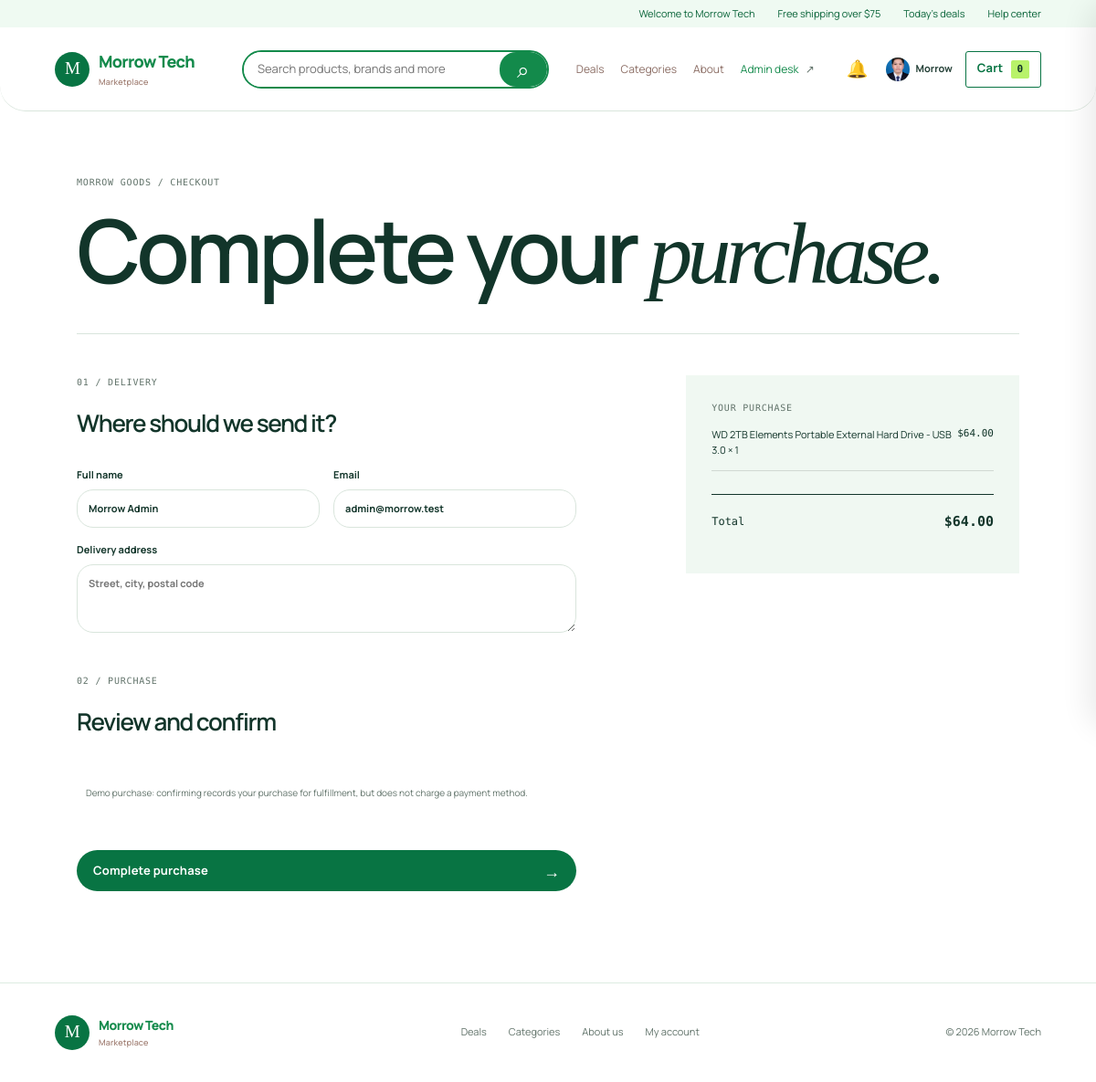
Page /checkout?buy_now=21 (signed in) on the committed database.
### tables this page shows
CREATE TABLE users (
            id INTEGER PRIMARY KEY AUTOINCREMENT,
            name TEXT NOT NULL,
            email TEXT NOT NULL UNIQUE,
            password TEXT NOT NULL,
            created_at TEXT NOT NULL
        , role TEXT NOT NULL DEFAULT 'customer', avatar TEXT, phone TEXT, address TEXT, card_name TEXT, card_last4 TEXT, card_expiry TEXT);

CREATE TABLE products (
            id INTEGER PRIMARY KEY AUTOINCREMENT,
            name TEXT NOT NULL,
            description TEXT NOT NULL,
            category TEXT NOT NULL,
            price REAL NOT NULL,
            color TEXT NOT NULL,
            initials TEXT NOT NULL,
            created_at TEXT NOT NULL
        , image1 TEXT, image2 TEXT, image3 TEXT);

### routes/front.py (the view)
@front_bp.route("/checkout")
def checkout():
    if not session.get("user"):
        next_url = request.full_path if request.query_string else request.path
        return redirect(url_for("auth.login", next=next_url))
    buy_now_product = None
    connection = get_db()
    account = connection.execute("SELECT address FROM users WHERE id = ?", (session["user"]["id"],)).fetchone()
    saved_address = account["address"] if account and account["address"] else ""
    if "buy_now" in request.args:
        product_id = request.args.get("buy_now", type=int)
        if not product_id:
            connection.close()
            return redirect(url_for("front.storefront"))
        product = connection.execute("SELECT id, name, price FROM products WHERE id = ?", (product_id,)).fetchone()
        if not product:
            connection.close()
            return redirect(url_for("front.storefront"))
        buy_now_product = dict(product)
    connection.close()
    return render_template("checkout.html", buy_now_product=buy_now_product, saved_address=saved_address)

### store.py (called while the page is built)
def get_db():
    connection = sqlite3.connect(DATABASE)
    connection.row_factory = sqlite3.Row
    return connection

def currency(value):
    return f"${value:,.2f}"

def current_user_context():
    user = session.get("user")
    notifications = []
    if user:
        connection = get_db()
        account = connection.execute("SELECT id, name, email, role, avatar FROM users WHERE id = ?", (user["id"],)).fetchone()
        if account:
            user = dict(account)
        notifications = connection.execute("SELECT id, total, status, created_at FROM orders WHERE email = ? ORDER BY id DESC LIMIT 5", (user["email"],)).fetchall()
        connection.close()
    return {"current_user": user, "notifications": notifications}

### templates/checkout.html (shortened to what this page needs)
{% extends "base.html" %}
{% block content %}<main class="checkout-page">
    <div class="checkout-heading"><span class="eyebrow">Morrow Goods / Checkout</span>
        <h1>Complete your <em>purchase.</em></h1>
    </div>
    <div class="checkout-layout" data-checkout-layout>
        <form class="checkout-form" data-page-checkout data-buy-now-id="{{ buy_now_product.id if buy_now_product else '' }}">
            <section><span class="eyebrow">01 / Delivery</span>
                <h2>Where should we send it?</h2>
                <div class="form-two"><label>Full name<input name="name" required
                            value="{{ current_user.name if current_user else '' }}"></label><label>Email<input
                            name="email" type="email" required
                            value="{{ current_user.email if current_user else '' }}"></label></div><label>Delivery
                    address<textarea name="address" required rows="3"
                    placeholder="Street, city, postal code">{{ saved_address }}</textarea></label>
            </section>
            <section><span class="eyebrow">02 / Purchase</span>
                <h2>Review and confirm</h2>
                <p class="fine-print purchase-note">Demo purchase: confirming records your purchase for fulfillment, but does not charge a payment method.</p>
            </section><button class="button button-dark button-full" type="submit">Complete purchase <span>→</span></button>
        </form>
        <aside class="checkout-summary"><span class="eyebrow">{{ 'Your purchase' if buy_now_product else 'Your bag' }}</span>
            <div data-page-summary>{% if buy_now_product %}<div class="summary-item"><span>{{ buy_now_product.name }} × 1</span><strong>{{ buy_now_product.price|currency }}</strong></div>{% endif %}</div>
            <div class="total-row"><span>Total</span><strong data-page-total>{{ buy_now_product.price|currency if buy_now_product else '$0.00' }}</strong></div>
        </aside>
    </div>
</main>{% endblock %}

### templates/base.html (shortened to what this page needs)
<!doctype html>
<html lang="en">
<head>
    <link rel="stylesheet" href="{{ url_for('static', filename='styles.css') }}">
</head>
<body>
    <div class="market-strip"><span>Welcome to Morrow Tech</span><span>Free shipping over $75</span><span>Today's
            deals</span><span>Help center</span></div>
    <header class="site-header">
        <a class="brand" href="{{ url_for('storefront') }}"><span class="brand-mark">M</span><span>Morrow Tech
                <small>Marketplace</small></span></a>
        <form class="market-search" action="{{ url_for('storefront') }}#shop"><input name="q"
                placeholder="Search products, brands and more"><button type="submit" aria-label="Search">⌕</button>
        </form>
        <nav class="main-nav" aria-label="Main navigation">
            <a href="{{ url_for('storefront') }}#shop">Deals</a>
            <a href="{{ url_for('storefront') }}#shop">Categories</a>
            <a href="{{ url_for('about') }}">About</a>
            {% if current_user and current_user.role in ['admin', 'user'] %}<a class="admin-link"
                href="{{ url_for('admin') }}">Admin desk <span>↗</span></a>{% endif %}
        </nav>
        <div class="header-actions">
            {% if current_user %}<a class="notification-link" href="{{ url_for('notifications_page') }}"
                aria-label="View order notifications">&#128276;</a>{% endif %}
            {% if current_user %}<a class="header-profile" href="{{ url_for('profile') }}">{% if current_user.avatar
                %}<img src="{{ current_user.avatar }}" alt="{{ current_user.name }} profile image">{% else %}<span>{{
                    current_user.name[:1].upper() }}</span>{% endif %}<strong>{{ current_user.name.split(' ')[0]
                    }}</strong></a>{% else %}<a class="header-account" href="{{ url_for('login') }}">Login</a>{% endif
            %}
            <button class="cart-button" type="button" data-cart-open aria-label="Open shopping bag">Cart <span
                    data-cart-count>0</span></button>
        </div>
    </header>
    {% block content %}{% endblock %}
    <footer class="site-footer">
        <div class="brand"><span class="brand-mark">M</span><span>Morrow Tech <small>Marketplace</small></span></div>
        <nav class="footer-links" aria-label="Footer navigation"><a href="{{ url_for('storefront') }}#shop">Deals</a><a
                href="{{ url_for('storefront') }}#shop">Categories</a><a href="{{ url_for('about') }}">About us</a>{% if current_user %}<a
                href="{{ url_for('profile') }}">My account</a>{% else %}<a href="{{ url_for('login') }}">Log in</a>{%
            endif %}</nav><span class="footer-copy">© 2026
            Morrow Tech</span>
    </footer>
</body>
</html>

### rows in the picture
users: avatar (picture), name "Morrow", name "Morrow Admin", email "admin@morrow.test"
products: name "WD 2TB Elements Portable External Hard Drive - USB 3.0", price "$64.00"

### other values in the picture
{{ 'Your purchase' if buy_now_product else 'Your bag' }} "YOUR PURCHASE"
